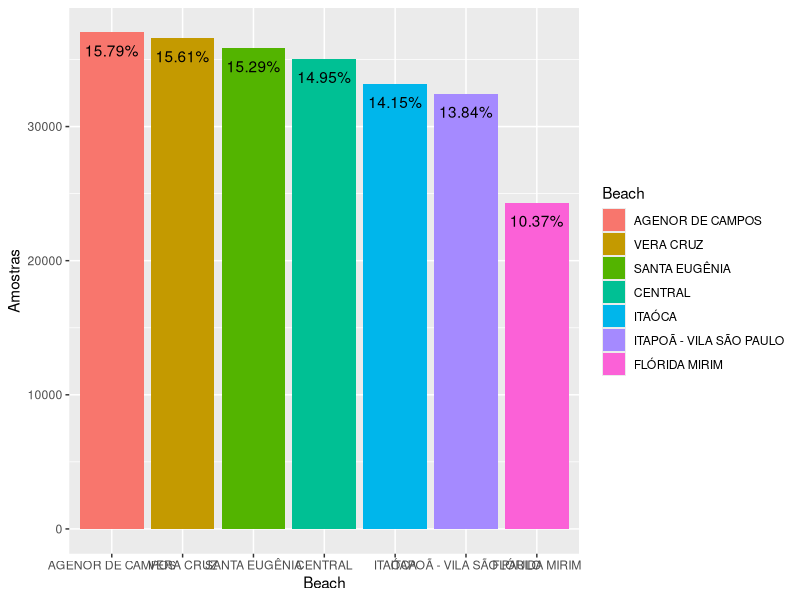
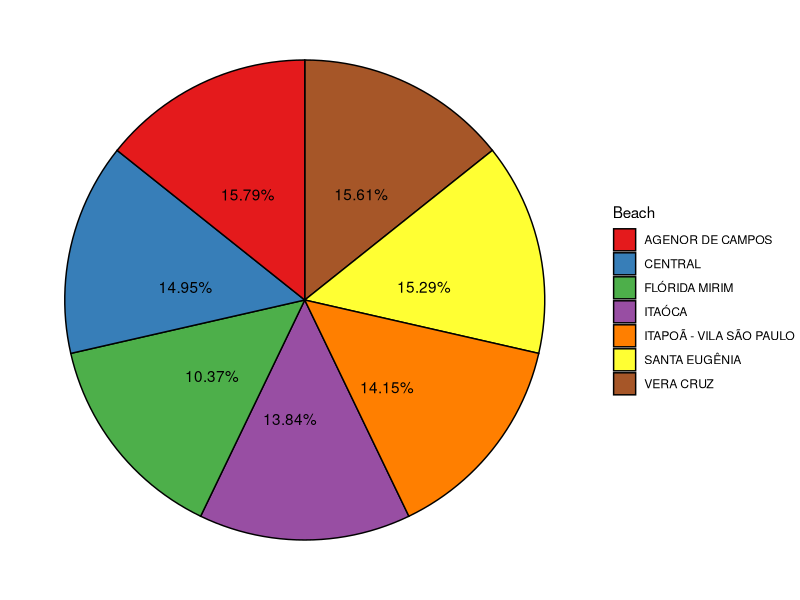
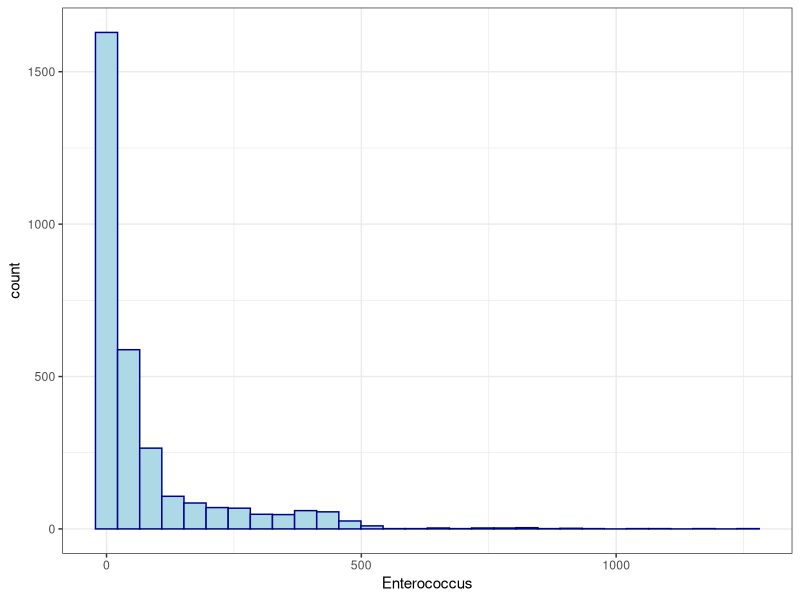
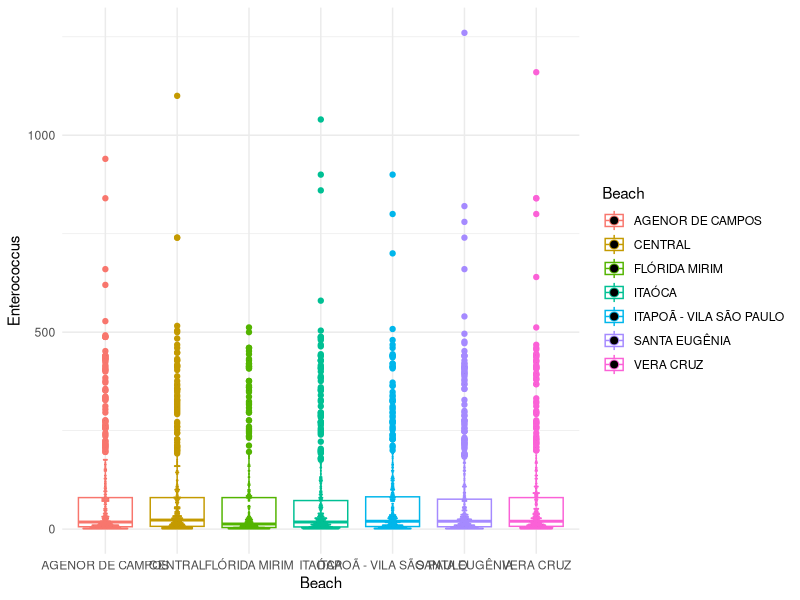

Source code (R) for these figures, in order:
#imports
library(tidyverse)
library(readxl)
library(dplyr)


# recebendo os dados da planilha
df <- read_excel("sp_beaches.xlsx")


# filtrando a cidade de mongaguá e agrupando por praias
df %>% 
  filter(City == "MONGAGUÁ") %>% 
  mutate(Enterococcus = as.numeric(Enterococcus)) %>% 
  group_by(Beach) -> df

df
# ------------------------ Questao 01 ------------------------
df %>% summarise(media = mean(Enterococcus),
                 desvio = sd(Enterococcus),
                 mediana = median(Enterococcus),
                 q1 = quantile(Enterococcus,prob=c(.25), type=1),
                 q3 = quantile(Enterococcus,prob=c(.75), type=1),
                 min = min(Enterococcus),
                 max = max(Enterococcus))


# ------------------------ Questao 02 ------------------------
df %>% summarise(Amostras = sum(Enterococcus)) %>%
  mutate(Beach = fct_reorder(Beach, desc(Amostras)),porcent = prop.table(Amostras)) %>% 
  ggplot(aes(Beach, Amostras, fill=Beach)) +
  geom_bar(stat="identity", position="dodge") +
  geom_text(aes(label = scales::percent(porcent)),
            vjust = +2)


# ------------------------ Questao 03 ------------------------
df %>% summarise(Amostras = sum(Enterococcus)) %>% 
  arrange(desc(Beach)) %>%
  mutate(porcent = prop.table(Amostras)) %>% 
  mutate(newpos = porcent/sum(porcent)*7) %>% 
  mutate(ypos = cumsum(newpos)-0.5*newpos) %>% 
  ggplot(aes(x="", y="Amostras",fill=Beach)) +
  geom_bar(stat="identity", width=1, color="black") +
  coord_polar("y", start=0) +
  theme_void() + 
  geom_text(aes(y=ypos,label=scales::percent(porcent)),color="black")+
  scale_fill_brewer(palette="Set1")


# ------------------------ Questao 04 ------------------------
# para ver os graficos separados por praia descomente o "facet-wrap"
df %>%  ggplot(aes(Enterococcus)) +
  geom_histogram(bins=30,color="darkblue", fill="lightblue") +
  #facet_wrap(~ Beach, scales = "free", ncol = 2) +
  theme_bw() +
  labs(fill = "")


# ------------------------ Questao 05 ------------------------
df %>% ggplot(aes(x=Beach, y=Enterococcus, color=Beach)) +
  theme_minimal() +
  geom_boxplot() +
  geom_dotplot(
    binaxis = 'y',
    stackdir = 'center',
    dotsize = 1,
    binwidth = 2
  )


